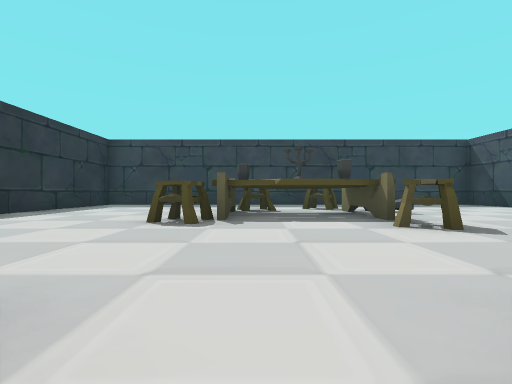
view 1 (above)

24 first-person views from a walk through a 3-D level made in the Unity game engine. The camera is 0.39 m above the floor, looks level and sees 85° across. The floor is counted in squares, 1 m on a side. Each view is taken from the middle of a square. On the plan, view 1 faces up. The plan holds only what a view shows up to about 9 squares ahead; the rest is blank. The place goes on beyond the plan. The player is left out. Some animated figures are not drawn. Door leaves are left out, so doorways stand open.

view 2
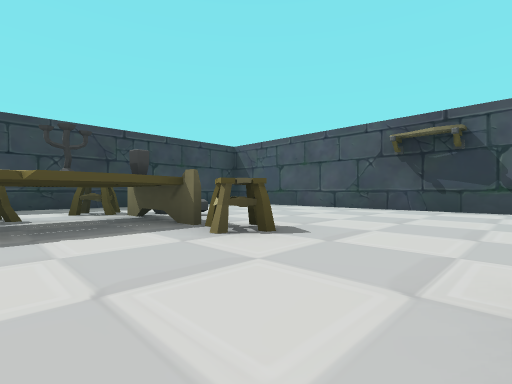

view 3
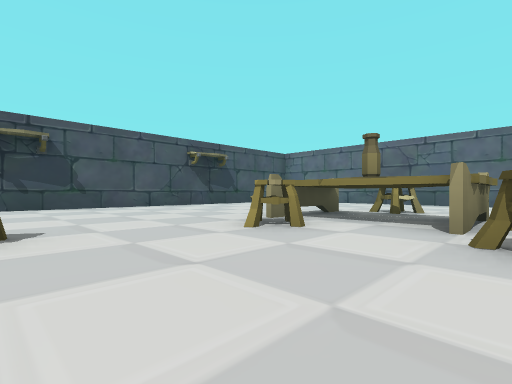

view 4
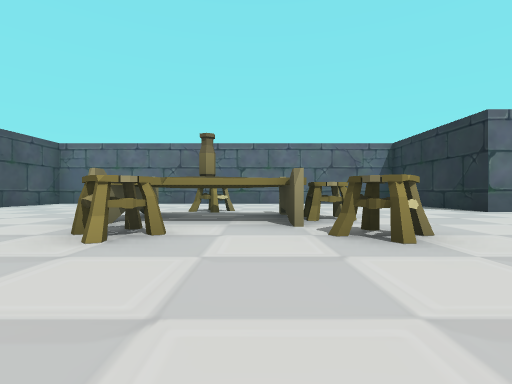

view 5
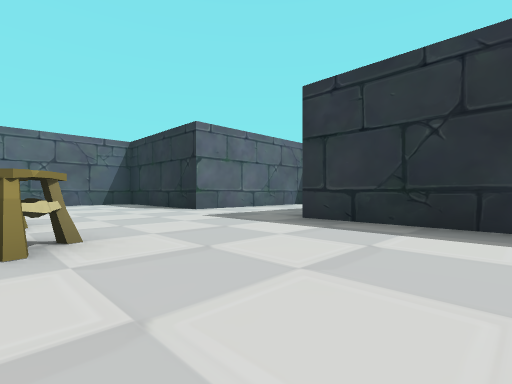

view 6
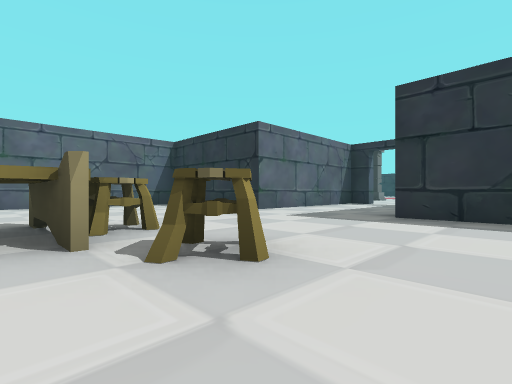

view 7
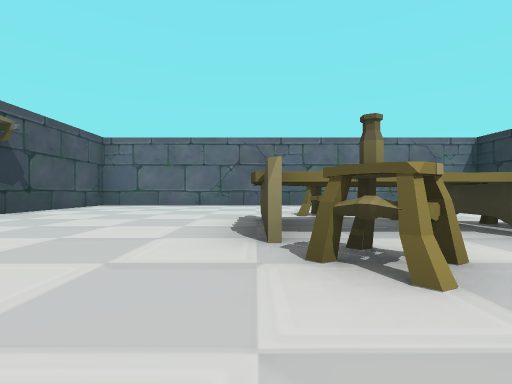

view 8
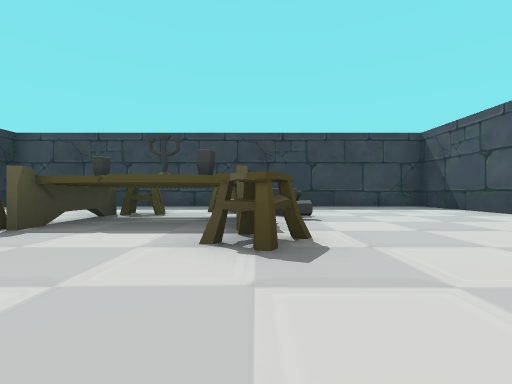

view 9
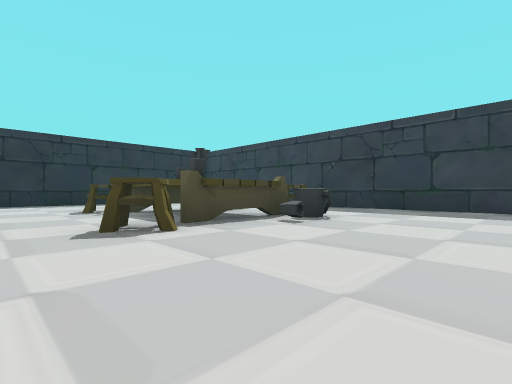

view 10
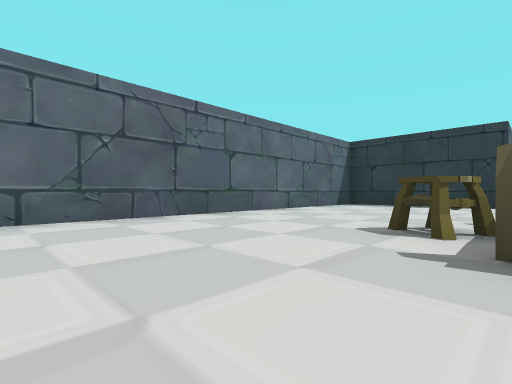

view 11
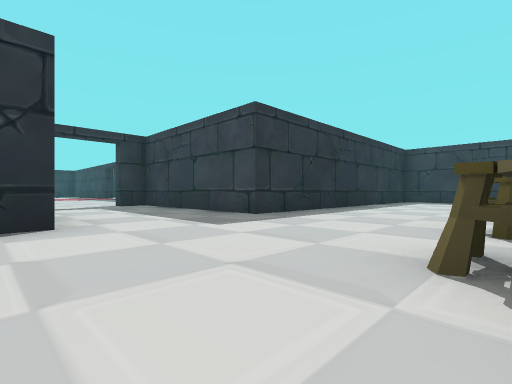

view 12
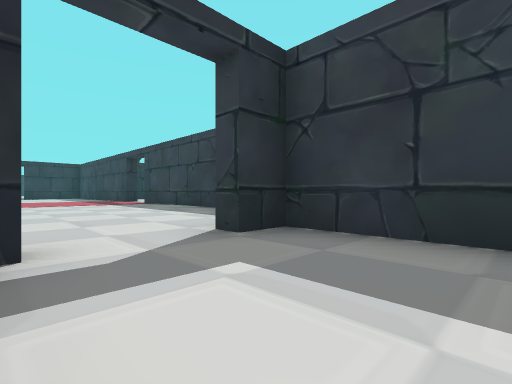

view 13
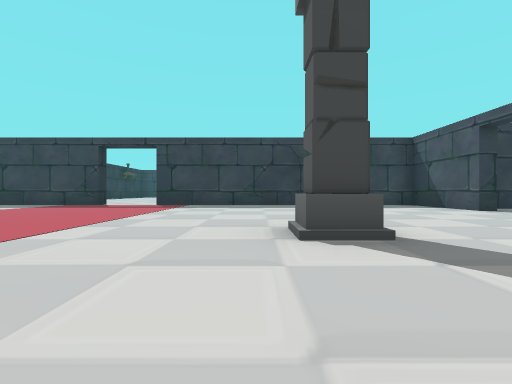

view 14
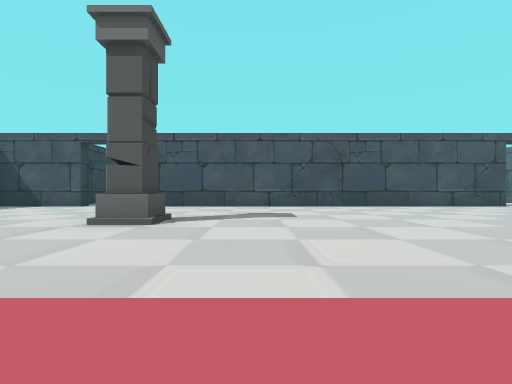

view 15
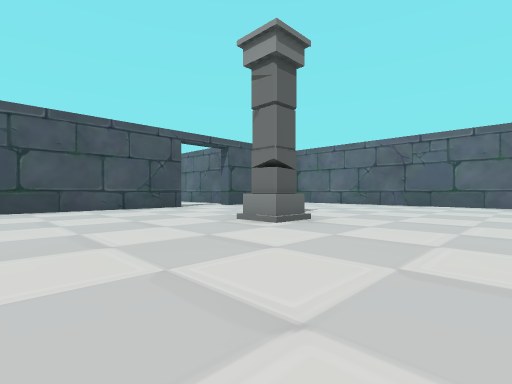

view 16
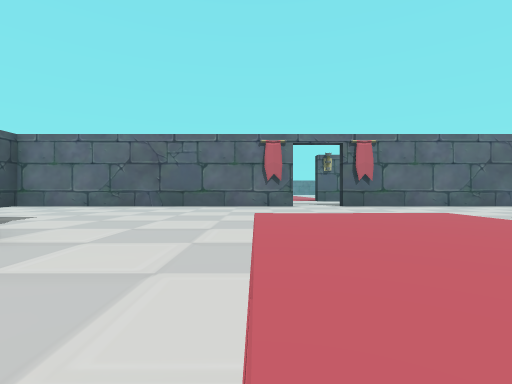

view 17
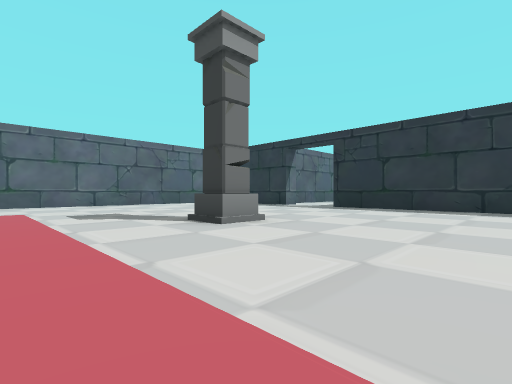

view 18
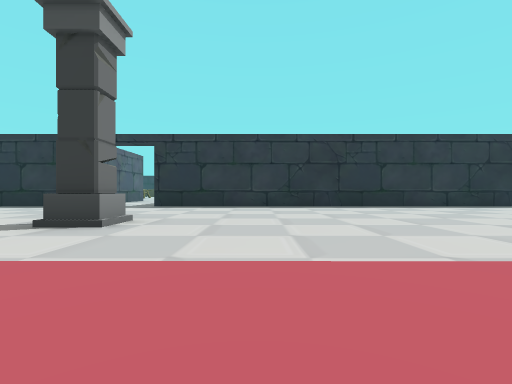

view 19
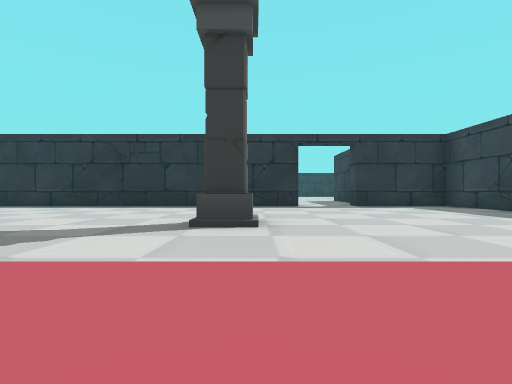

view 20
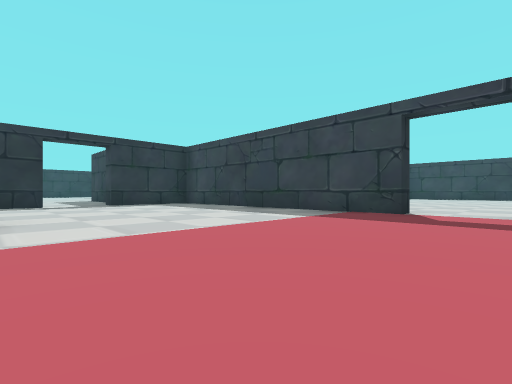

view 21
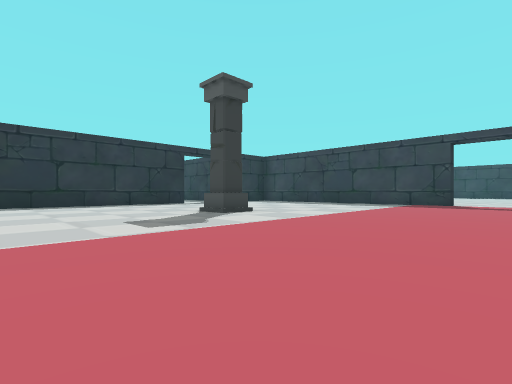

view 22
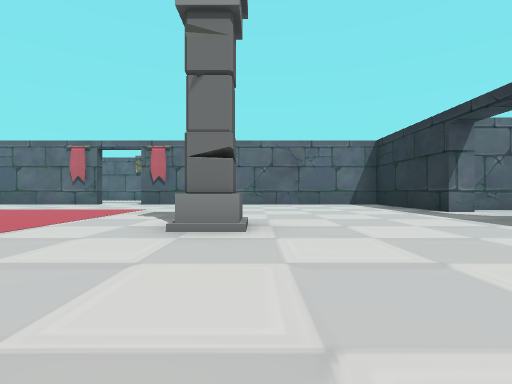

view 23
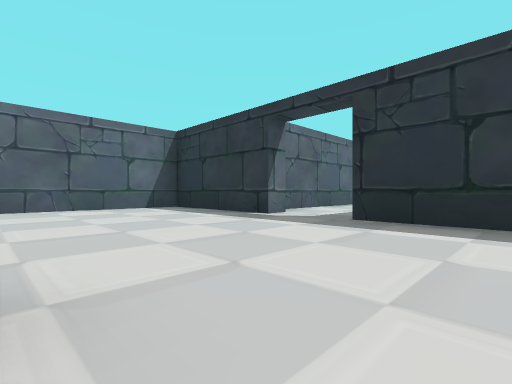

view 24
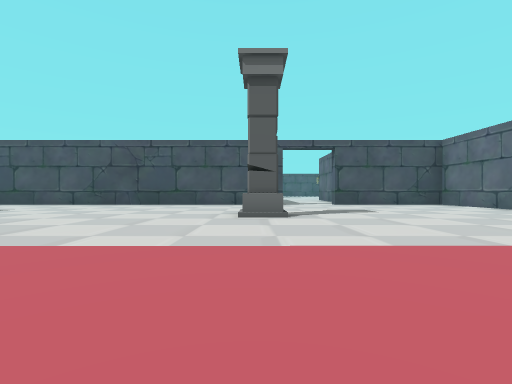

### Floor plan
Ten units are one square. View 1 is at (0, 0); x grows to the right and y downward. Boxes are objects, and circles mark ways between rooms. Rooms are numbered by the first view taken in them; rooms with no view inside come last. Other rooms are left out.
<svg viewBox="-265 -91 335 266">
<path fill="none" stroke="#000" d="M-84 24 -45 24 -45 62 65 62 65 -86 -45 -86 -45 -5 -90 -5 -90 2M-94 119 -94 22M-187 -23 -258 -23 -258 2M-171 167 -94 167 -94 134M-94 2 -94 -23 -106 -23M-258 18 -258 119M-125 -23 -170 -23M-258 134 -258 167 -184 167"/>
<rect x="-15" y="5" width="10" height="10" fill="#bbb"><title>other object</title></rect>
<rect x="-15" y="-15" width="10" height="20" fill="#bbb"><title>other object</title></rect>
<rect x="-15" y="-45" width="10" height="10" fill="#bbb"><title>other object</title></rect>
<rect x="-5" y="5" width="30" height="20" fill="#bbb"><title>table</title></rect>
<rect x="-5" y="-55" width="30" height="20" fill="#bbb"><title>table</title></rect>
<rect x="-5" y="-65" width="10" height="10" fill="#bbb"><title>other object</title></rect>
<rect x="5" y="15" width="10" height="20" fill="#bbb"><title>other object</title></rect>
<rect x="5" y="-5" width="20" height="10" fill="#bbb"><title>other object</title></rect>
<rect x="5" y="-75" width="20" height="20" fill="#bbb"><title>other object</title></rect>
<rect x="15" y="-45" width="10" height="20" fill="#bbb"><title>other object</title></rect>
<rect x="15" y="-65" width="10" height="10" fill="#bbb"><title>bucket</title></rect>
<rect x="25" y="-55" width="10" height="10" fill="#bbb"><title>other object</title></rect>
<rect x="-215" y="105" width="10" height="10" fill="#bbb"><title>column</title></rect>
<rect x="-215" y="25" width="10" height="10" fill="#bbb"><title>column</title></rect>
<rect x="-135" y="105" width="10" height="10" fill="#bbb"><title>column</title></rect>
<rect x="-135" y="25" width="10" height="10" fill="#bbb"><title>column</title></rect>
<circle cx="-90" cy="10" r="3" fill="#2a7"/>
<text x="0" y="-10">1</text>
<text x="-170" y="70">2</text>
</svg>
Room 1 opens to room 2.

Where each view was taken, in squares from view 1:
view 1: 0 up, 0 right, facing up
view 2: 1 up, 0 right, facing up-right
view 3: 3 up, 1 left, facing down-right
view 4: 3 up, 0 right, facing down
view 5: 3 up, 1 left, facing down-left
view 6: 2 up, 0 right, facing down-left
view 7: 2 up, 2 right, facing down
view 8: 1 up, 2 right, facing up
view 9: 2 up, 5 right, facing up-left
view 10: 2 down, 4 right, facing down-left
view 11: 3 down, 1 left, facing up-left
view 12: 2 down, 7 left, facing up-left
view 13: 6 down, 14 left, facing up
view 14: 5 down, 17 left, facing right
view 15: 8 down, 16 left, facing down-right
view 16: 9 down, 16 left, facing down
view 17: 8 down, 19 left, facing down-left
view 18: 9 down, 18 left, facing left
view 19: 3 down, 18 left, facing left
view 20: 3 down, 17 left, facing up-left
view 21: 7 down, 17 left, facing up-left
view 22: 8 down, 22 left, facing down
view 23: 10 down, 22 left, facing down-left
view 24: 11 down, 18 left, facing right
